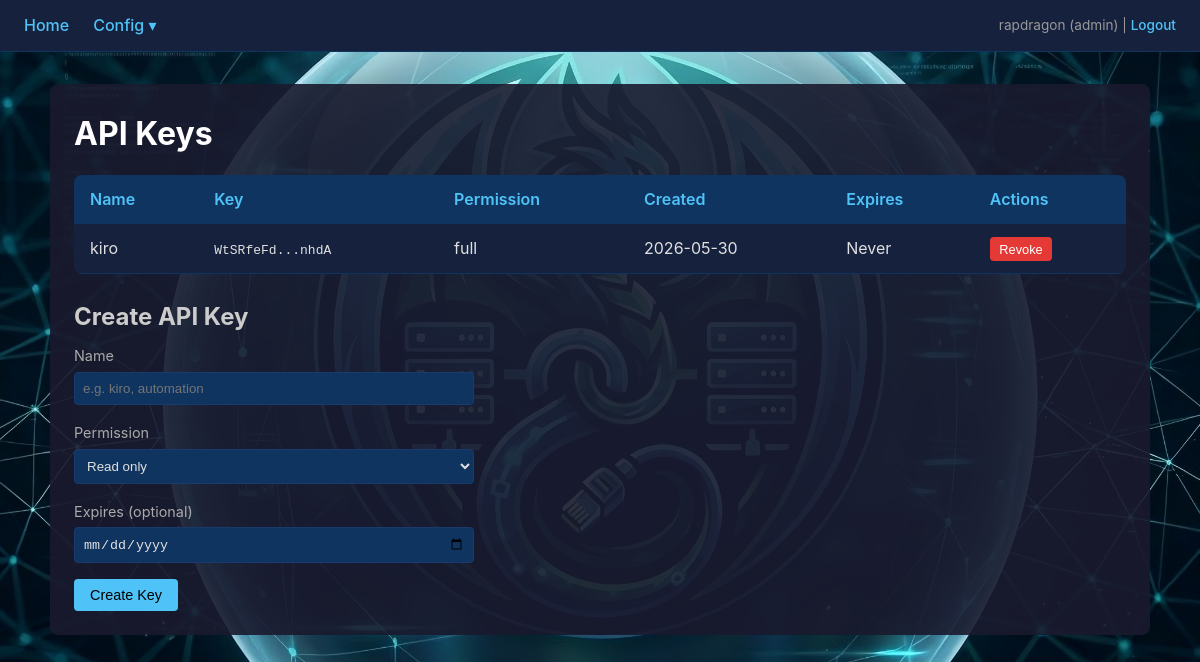
/config/apikeys (signed in), run on the app's committed database.
### tables this page shows
CREATE TABLE api_keys (id INTEGER PRIMARY KEY, name TEXT NOT NULL, key TEXT UNIQUE NOT NULL, permission TEXT NOT NULL DEFAULT 'read', created_at REAL NOT NULL, expires_at REAL);

### app.py (the view)
@app.route('/config/apikeys')
@admin_required
def config_apikeys():
    db = get_db()
    keys = db.execute('SELECT * FROM api_keys ORDER BY created_at DESC').fetchall()
    db.close()
    return render_template('apikeys.html', keys=keys, now=time.time())

### app.py (called while the page is built)
@app.template_filter('timestamp')
def timestamp_filter(ts):
    import datetime
    return datetime.datetime.fromtimestamp(ts).strftime('%Y-%m-%d')

def get_db():
    db = sqlite3.connect(DB_PATH)
    db.row_factory = sqlite3.Row
    return db

def admin_required(f):
    @wraps(f)
    def decorated(*args, **kwargs):
        if 'user_id' not in session:
            return redirect(url_for('login'))
        if session.get('role') != 'admin':
            flash('Admin access required', 'error')
            return redirect(url_for('home'))
        return f(*args, **kwargs)
    return decorated

### templates/apikeys.html (shortened to what this page needs)
{% extends "base.html" %}
{% block content %}
<h1>API Keys</h1>
<table>
    <thead><tr><th>Name</th><th>Key</th><th>Permission</th><th>Created</th><th>Expires</th><th>Actions</th></tr></thead>
    <tbody>
        {% for k in keys %}
        <tr>
            <td>{{ k.name }}</td>
            <td><code>{{ k.key[:8] }}...{{ k.key[-4:] }}</code></td>
            <td>{{ k.permission }}</td>
            <td>{{ k.created_at | int | timestamp }}</td>
            <td>
                {% if k.expires_at %}
                    {% if k.expires_at < now %}
                    <span class="status-missing">Expired</span>
                    {% else %}
                    {{ k.expires_at | int | timestamp }}
                    {% endif %}
                {% else %}
                Never
                {% endif %}
            </td>
            <td>
                <form method="post" action="{{ url_for('delete_api_key', key_id=k.id) }}" style="display:inline"
                      onsubmit="return confirm('Revoke this API key?')">
                    <button type="submit" class="btn btn-danger btn-sm">Revoke</button>
                </form>
            </td>
        </tr>
        {% endfor %}
    </tbody>
</table>
<h2>Create API Key</h2>
<form method="post" action="{{ url_for('add_api_key') }}">
    <div class="form-group">
        <label>Name</label>
        <input type="text" name="name" placeholder="e.g. kiro, automation" required>
    </div>
    <div class="form-group">
        <label>Permission</label>
        <select name="permission">
            <option value="read">Read only</option>
        </select>
    </div>
    <div class="form-group">
        <label>Expires (optional)</label>
        <input type="date" name="expires_at">
    </div>
    <button type="submit" class="btn">Create Key</button>
</form>
{% endblock %}

### static/style.css (style rules this page uses)
* { box-sizing: border-box; margin: 0; padding: 0; }
body { font-family: -apple-system, BlinkMacSystemFont, "Segoe UI", Roboto, sans-serif; background: #1a1a2e url('/static/linkr.jpg') no-repeat center center fixed; background-size: cover; color: #e0e0e0; line-height: 1.6; }
h1 { margin-bottom: 1rem; color: #fff; }
h2 { margin: 1.5rem 0 0.5rem; color: #ccc; }
table { width: 100%; border-collapse: collapse; margin-top: 1rem; background: #16213e; border-radius: 8px; overflow: hidden; }
th, td { padding: 0.7rem 1rem; text-align: left; border-bottom: 1px solid #0f3460; }
th { background: #0f3460; color: #4fc3f7; font-weight: 600; }
.btn { display: inline-block; padding: 0.5rem 1rem; background: #4fc3f7; color: #000; border: none; border-radius: 4px; cursor: pointer; font-size: 0.9rem; font-weight: 500; }
.btn-danger { background: #e53935; color: #fff; }
.btn-sm { padding: 0.3rem 0.6rem; font-size: 0.8rem; }
.form-group { margin-bottom: 1rem; }
.form-group label { display: block; margin-bottom: 0.3rem; color: #aaa; font-size: 0.9rem; }
.form-group input, .form-group select { padding: 0.5rem; background: #0f3460; border: 1px solid #1a3a6e; color: #e0e0e0; border-radius: 4px; width: 100%; max-width: 400px; }

### data on the page
api_keys: name "kiro", key "WtSRfeFd", key "nhdA", permission "full", created_at "2026-05-30"

### other printed values
{{ session.username }} "rapdragon"
{{ session.role }} "admin"
